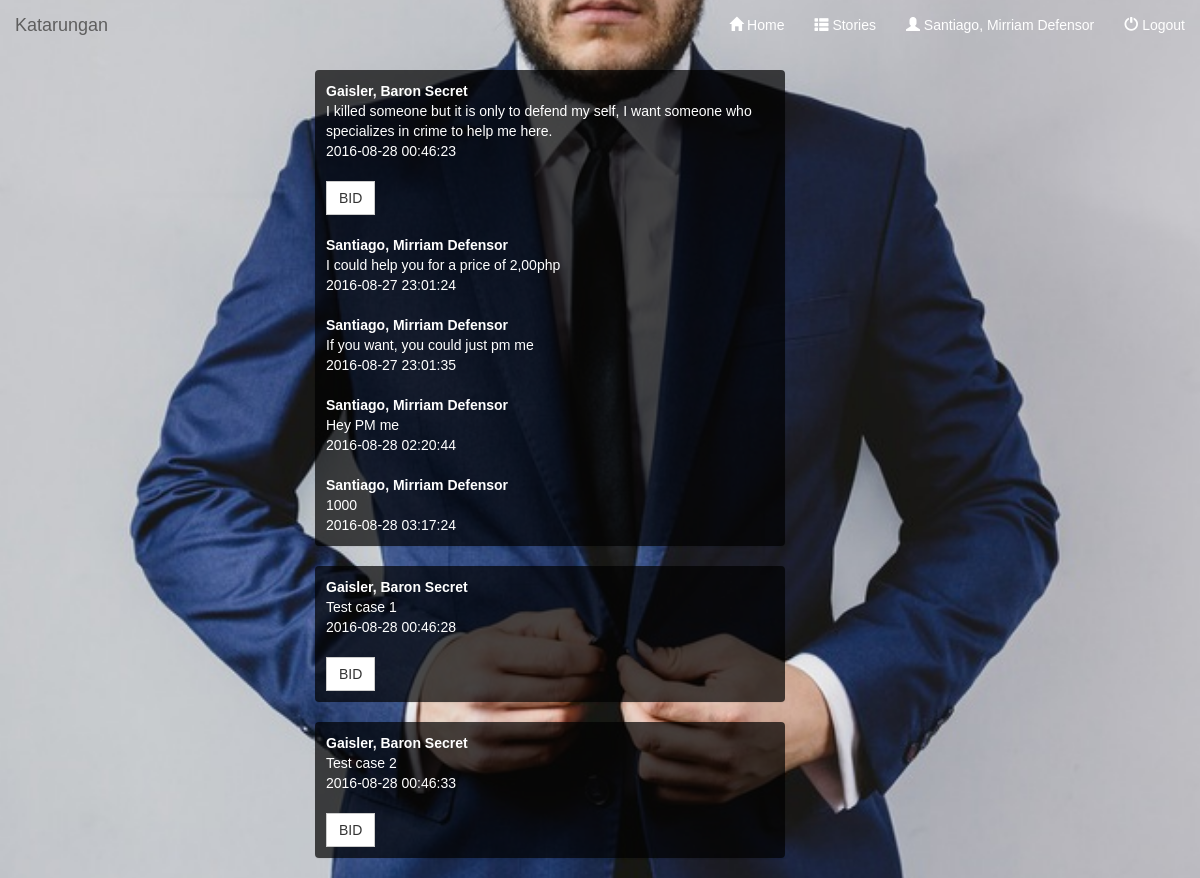
The page /lawyerPanel.php (signed in) on the database its author committed.
### tables this page shows
CREATE TABLE `tblpost` (
  `postID` int(11) NOT NULL,
  `userID` text NOT NULL,
  `postDescription` text NOT NULL,
  `postTimeStamp` text NOT NULL,
  `postSpecialization` text NOT NULL
);

CREATE TABLE `tblusers` (
  `userID` int(11) NOT NULL,
  `userUsername` varchar(1000) NOT NULL,
  `userPassword` varchar(1000) NOT NULL,
  `lastName` varchar(1000) NOT NULL,
  `firstName` varchar(1000) NOT NULL,
  `middleName` varchar(1000) NOT NULL,
  `nickName` varchar(1000) NOT NULL,
  `locationUsers` varchar(10000) NOT NULL,
  `status` varchar(10) NOT NULL
);

CREATE TABLE `tblbidding` (
  `bidID` int(11) NOT NULL,
  `postID` text NOT NULL,
  `lawyerID` text NOT NULL,
  `bidMessage` text NOT NULL,
  `bidTime` timestamp NOT NULL DEFAULT CURRENT_TIMESTAMP ON UPDATE CURRENT_TIMESTAMP
);

CREATE TABLE `tbllawyer` (
  `lawyerID` int(11) NOT NULL,
  `lawyerUsername` varchar(100) NOT NULL,
  `lawyerPassword` varchar(10) NOT NULL,
  `lawyerLastName` varchar(100) NOT NULL,
  `lawyerFirstName` varchar(100) NOT NULL,
  `lawyerMiddleName` varchar(100) NOT NULL,
  `firmAssociatedTo` varchar(1000) NOT NULL,
  `firmAddress` varchar(1000) NOT NULL,
  `specialization` varchar(1000) NOT NULL,
  `locationLawyers` varchar(10000) NOT NULL,
  `casesWon` varchar(1000) NOT NULL,
  `status` varchar(10) NOT NULL
);

### lawyerPanel.php (the view, shortened to what this page needs)
<?php include ('HEADER.php');
?>
<div class="col-md-5 col-md-offset-3">
<form action="" method="POST">
	<?php
	$getPostsForLawyer =  mysqli_query($conn, "SELECT * FROM tblpost JOIN tblusers USING (userID) WHERE postSpecialization LIKE '%$_SESSION[specialization]%' ORDER BY tblpost.postID ");
	while($row = mysqli_fetch_assoc($getPostsForLawyer))
	{
	?>
		<div class="panel">
			<b><?php echo $row['lastName'] .", " .$row['firstName'] ." " .$row['middleName']; ?><br></b>
			<?php echo $row['postDescription']; ?> <br>
			<?php echo $row['postTimeStamp']; ?><br>
			<br>
			<button class="btn btn-default" type="submit" value="<?php echo $row['postID']; ?>" name="bid">BID</button>
			<br>
				<?php
				$getBiddings = mysqli_query($conn, "SELECT * FROM tblbidding JOIN tbllawyer USING (lawyerID) WHERE postID = '$row[postID]' " );
				while($row2 = mysqli_fetch_assoc($getBiddings))
				{
				?>
				<br>
				<div>
					<b><?php echo $row2['lawyerLastName'] .", " .$row2['lawyerFirstName'] ." " .$row2['lawyerMiddleName']; ?> <br> </b>
					<?php echo $row2['bidMessage']; ?> <br>
					<?php echo $row2['bidTime']; ?>
				</div>
				<?php
				}
				?>
		</div>
	<?php
	}
	?>
</form>
</div>

### HEADER.php (style rules this page uses)
body { background: url('images/bg_2880.jpg') no-repeat center center fixed; -webkit-background-size: cover; -moz-background-size: cover; -o-background-size: cover; background-size: cover; color: white; }
.btn { border-radius: 0; }

### lawyerPanel.php (style rules this page uses)
.panel { background: url('images/tile.png'); padding:10px; }

### rows shown on the page
tblpost: userID.lastName "Gaisler", userID.firstName "Baron", userID.middleName "Secret", postDescription "I killed someone but it is only to defend my self, I want someone who specializes in crime to help me here.", postTimeStamp "2016-08-28 00:46:23", $row['postID'] 11 (drawn)
tblbidding: lawyerID.lawyerLastName "Santiago", lawyerID.lawyerFirstName "Mirriam", lawyerID.lawyerMiddleName "Defensor", bidMessage "I could help you for a price of 2,00php", bidTime "2016-08-27 23:01:24"
tblbidding: lawyerID.lawyerLastName "Santiago", lawyerID.lawyerFirstName "Mirriam", lawyerID.lawyerMiddleName "Defensor", bidMessage "If you want, you could just pm me", bidTime "2016-08-27 23:01:35"
tblbidding: lawyerID.lawyerLastName "Santiago", lawyerID.lawyerFirstName "Mirriam", lawyerID.lawyerMiddleName "Defensor", bidMessage "Hey PM me", bidTime "2016-08-28 02:20:44"
tblbidding: lawyerID.lawyerLastName "Santiago", lawyerID.lawyerFirstName "Mirriam", lawyerID.lawyerMiddleName "Defensor", bidMessage "1000", bidTime "2016-08-28 03:17:24"
tblpost: userID.lastName "Gaisler", userID.firstName "Baron", userID.middleName "Secret", postDescription "Test case 1", postTimeStamp "2016-08-28 00:46:28", $row['postID'] 12 (drawn)
tblpost: userID.lastName "Gaisler", userID.firstName "Baron", userID.middleName "Secret", postDescription "Test case 2", postTimeStamp "2016-08-28 00:46:33", $row['postID'] 13 (drawn)

### other values the page prints
$_SESSION['userName'] "Santiago, Mirriam Defensor"
